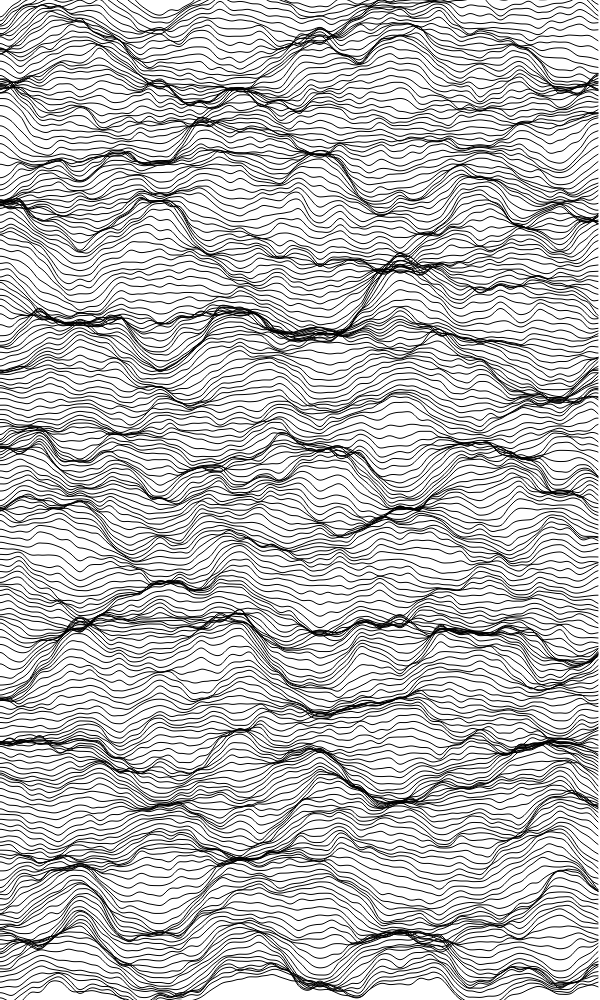
Frame 1 (no input)
Frame 2 (the mouse pressed at the canvas centre, redrawn once): identical to frame 1, image omitted

The p5.js sketch that drew this single still picture (run headless with seeded random() and noise() and a simulated clock; the mouse was pressed at the canvas centre and the sketch redrawn once):

// p5.js sketch
// ── sketch.js
const GRID_SIZE_X = 2;
const GRID_SIZE_Y = 4;

function setup() {
  createCanvas(600, windowHeight);
  noLoop();
  noiseDetail(4, 0.5);
  stroke(0);
  noFill();
}

function draw() {
  background(255);

  for (let y = 0; y < height; y += GRID_SIZE_Y) {
    beginShape();
    for (let x = 0; x < width; x += GRID_SIZE_X) {
      dy = map(noise(x / 80, y / 60), 0, 1, -50, 50);
      vertex(x, y + dy);
    }
    endShape();
  }
}
